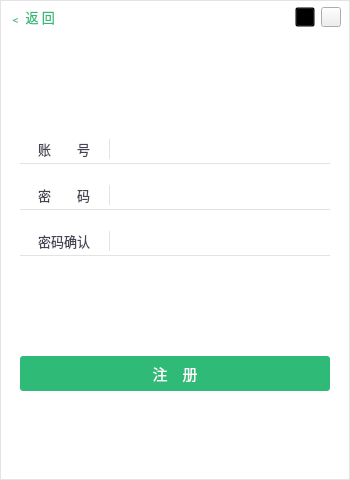
<?xml version="1.0" encoding="UTF-8"?>
<ui version="4.0">
 <class>STRegistClass</class>
 <widget class="QWidget" name="STRegistClass">
  <property name="geometry">
   <rect>
    <x>0</x>
    <y>0</y>
    <width>350</width>
    <height>480</height>
   </rect>
  </property>
  <property name="minimumSize">
   <size>
    <width>350</width>
    <height>480</height>
   </size>
  </property>
  <property name="maximumSize">
   <size>
    <width>350</width>
    <height>480</height>
   </size>
  </property>
  <property name="windowTitle">
   <string>STRegist</string>
  </property>
  <property name="styleSheet">
   <string notr="true"/>
  </property>
  <layout class="QVBoxLayout" name="verticalLayout">
   <property name="spacing">
    <number>0</number>
   </property>
   <property name="leftMargin">
    <number>0</number>
   </property>
   <property name="topMargin">
    <number>0</number>
   </property>
   <property name="rightMargin">
    <number>0</number>
   </property>
   <property name="bottomMargin">
    <number>0</number>
   </property>
   <item>
    <widget class="QWidget" name="widTop" native="true">
     <property name="minimumSize">
      <size>
       <width>0</width>
       <height>35</height>
      </size>
     </property>
     <property name="maximumSize">
      <size>
       <width>16777215</width>
       <height>35</height>
      </size>
     </property>
     <property name="styleSheet">
      <string notr="true">
QWidget#widTop {background-color: #ffffff;border-top: 1px solid #e3e3e3;
border-left: 1px solid #e3e3e3;
border-right: 1px solid #e3e3e3;}</string>
     </property>
     <layout class="QHBoxLayout" name="horizontalLayout_10">
      <property name="spacing">
       <number>0</number>
      </property>
      <property name="leftMargin">
       <number>9</number>
      </property>
      <property name="topMargin">
       <number>0</number>
      </property>
      <property name="rightMargin">
       <number>0</number>
      </property>
      <property name="bottomMargin">
       <number>0</number>
      </property>
      <item>
       <widget class="QPushButton" name="pb2Login">
        <property name="font">
         <font>
          <family>微软雅黑</family>
          <pointsize>10</pointsize>
          <weight>50</weight>
          <italic>false</italic>
          <bold>false</bold>
         </font>
        </property>
        <property name="styleSheet">
         <string notr="true">

QPushButton {
	color: #30ba78;
	font:10pt &quot;微软雅黑&quot;;
    background-repeat:no-repeat;
    border:none;
}
QPushButton:hover:!pressed {
	color: #6dcea0;
}</string>
        </property>
        <property name="text">
         <string>﹤ 返 回</string>
        </property>
        <property name="flat">
         <bool>true</bool>
        </property>
       </widget>
      </item>
      <item>
       <spacer name="horizontalSpacer_5">
        <property name="orientation">
         <enum>Qt::Horizontal</enum>
        </property>
        <property name="sizeHint" stdset="0">
         <size>
          <width>448</width>
          <height>20</height>
         </size>
        </property>
       </spacer>
      </item>
      <item>
       <widget class="QWidget" name="widget_17" native="true">
        <layout class="QHBoxLayout" name="horizontalLayout_9">
         <property name="topMargin">
          <number>0</number>
         </property>
         <property name="bottomMargin">
          <number>0</number>
         </property>
         <item>
          <widget class="QPushButton" name="pbMinimum">
           <property name="minimumSize">
            <size>
             <width>20</width>
             <height>20</height>
            </size>
           </property>
           <property name="maximumSize">
            <size>
             <width>20</width>
             <height>20</height>
            </size>
           </property>
           <property name="styleSheet">
            <string notr="true">QPushButton{
	background: transparent;
	border-image: url(:/SoftTerminal/images/minimum.png);}

QPushButton:hover:!pressed {
	background-color: rgb(218, 218, 218);
}</string>
           </property>
           <property name="text">
            <string/>
           </property>
          </widget>
         </item>
         <item>
          <widget class="QPushButton" name="pbClose">
           <property name="minimumSize">
            <size>
             <width>20</width>
             <height>20</height>
            </size>
           </property>
           <property name="maximumSize">
            <size>
             <width>20</width>
             <height>20</height>
            </size>
           </property>
           <property name="styleSheet">
            <string notr="true">
QPushButton{border-image: url(:/SoftTerminal/images/close.png);}

QPushButton:hover:!pressed {
	
	background-color: #ff6741;
}</string>
           </property>
           <property name="text">
            <string/>
           </property>
          </widget>
         </item>
        </layout>
       </widget>
      </item>
     </layout>
    </widget>
   </item>
   <item>
    <widget class="QWidget" name="widBottom" native="true">
     <property name="styleSheet">
      <string notr="true">QWidget#widBottom {background-color: #ffffff;border-bottom: 1px solid #e3e3e3;
border-left: 1px solid #e3e3e3;
border-right: 1px solid #e3e3e3;}</string>
     </property>
     <layout class="QVBoxLayout" name="verticalLayout_2">
      <property name="leftMargin">
       <number>0</number>
      </property>
      <property name="topMargin">
       <number>0</number>
      </property>
      <property name="rightMargin">
       <number>0</number>
      </property>
      <property name="bottomMargin">
       <number>0</number>
      </property>
      <item>
       <spacer name="verticalSpacer">
        <property name="orientation">
         <enum>Qt::Vertical</enum>
        </property>
        <property name="sizeHint" stdset="0">
         <size>
          <width>20</width>
          <height>40</height>
         </size>
        </property>
       </spacer>
      </item>
      <item>
       <widget class="QWidget" name="widget" native="true">
        <layout class="QHBoxLayout" name="horizontalLayout">
         <property name="spacing">
          <number>0</number>
         </property>
         <property name="leftMargin">
          <number>20</number>
         </property>
         <property name="topMargin">
          <number>10</number>
         </property>
         <property name="rightMargin">
          <number>20</number>
         </property>
         <property name="bottomMargin">
          <number>5</number>
         </property>
         <item>
          <widget class="QWidget" name="widget_8" native="true">
           <property name="minimumSize">
            <size>
             <width>0</width>
             <height>30</height>
            </size>
           </property>
           <property name="maximumSize">
            <size>
             <width>16777215</width>
             <height>30</height>
            </size>
           </property>
           <property name="styleSheet">
            <string notr="true">QWidget#widget_8{border: 0px;border-bottom: 1px solid #e3e3e3;}
</string>
           </property>
           <layout class="QHBoxLayout" name="horizontalLayout_7">
            <property name="leftMargin">
             <number>5</number>
            </property>
            <property name="topMargin">
             <number>5</number>
            </property>
            <property name="rightMargin">
             <number>5</number>
            </property>
            <property name="bottomMargin">
             <number>5</number>
            </property>
            <item>
             <widget class="QLabel" name="label">
              <property name="font">
               <font>
                <family>微软雅黑</family>
                <pointsize>10</pointsize>
               </font>
              </property>
              <property name="styleSheet">
               <string notr="true">color: rgb(67, 69, 85);</string>
              </property>
              <property name="text">
               <string>　账　　号　</string>
              </property>
             </widget>
            </item>
            <item>
             <widget class="QWidget" name="widget_9" native="true">
              <property name="minimumSize">
               <size>
                <width>10</width>
                <height>0</height>
               </size>
              </property>
              <property name="maximumSize">
               <size>
                <width>10</width>
                <height>16777215</height>
               </size>
              </property>
              <property name="font">
               <font>
                <family>Adobe Arabic</family>
               </font>
              </property>
              <property name="styleSheet">
               <string notr="true">border: 0px;border-left: 1px solid #e3e3e3;
</string>
              </property>
             </widget>
            </item>
           </layout>
          </widget>
         </item>
         <item>
          <widget class="QLineEdit" name="leUserName">
           <property name="minimumSize">
            <size>
             <width>0</width>
             <height>30</height>
            </size>
           </property>
           <property name="maximumSize">
            <size>
             <width>16777215</width>
             <height>30</height>
            </size>
           </property>
           <property name="font">
            <font>
             <family>微软雅黑</family>
             <pointsize>11</pointsize>
            </font>
           </property>
           <property name="styleSheet">
            <string notr="true">color: rgb(67, 69, 85);border: 0px;border-bottom: 1px solid #e3e3e3;
</string>
           </property>
           <property name="maxLength">
            <number>20</number>
           </property>
          </widget>
         </item>
        </layout>
       </widget>
      </item>
      <item>
       <widget class="QWidget" name="widget_3" native="true">
        <layout class="QHBoxLayout" name="horizontalLayout_2">
         <property name="spacing">
          <number>0</number>
         </property>
         <property name="leftMargin">
          <number>20</number>
         </property>
         <property name="topMargin">
          <number>5</number>
         </property>
         <property name="rightMargin">
          <number>20</number>
         </property>
         <property name="bottomMargin">
          <number>5</number>
         </property>
         <item>
          <widget class="QWidget" name="widget_10" native="true">
           <property name="minimumSize">
            <size>
             <width>0</width>
             <height>30</height>
            </size>
           </property>
           <property name="maximumSize">
            <size>
             <width>16777215</width>
             <height>30</height>
            </size>
           </property>
           <property name="styleSheet">
            <string notr="true">QWidget#widget_10{border: 0px;border-bottom: 1px solid #e3e3e3;}
</string>
           </property>
           <layout class="QHBoxLayout" name="horizontalLayout_8">
            <property name="leftMargin">
             <number>5</number>
            </property>
            <property name="topMargin">
             <number>5</number>
            </property>
            <property name="rightMargin">
             <number>5</number>
            </property>
            <property name="bottomMargin">
             <number>5</number>
            </property>
            <item>
             <widget class="QLabel" name="label_2">
              <property name="font">
               <font>
                <family>微软雅黑</family>
                <pointsize>10</pointsize>
               </font>
              </property>
              <property name="styleSheet">
               <string notr="true">color: rgb(67, 69, 85);</string>
              </property>
              <property name="text">
               <string>　密　　码　</string>
              </property>
             </widget>
            </item>
            <item>
             <widget class="QWidget" name="widget_11" native="true">
              <property name="minimumSize">
               <size>
                <width>10</width>
                <height>0</height>
               </size>
              </property>
              <property name="maximumSize">
               <size>
                <width>10</width>
                <height>16777215</height>
               </size>
              </property>
              <property name="styleSheet">
               <string notr="true">border: 0px;border-left: 1px solid #e3e3e3;
</string>
              </property>
             </widget>
            </item>
           </layout>
          </widget>
         </item>
         <item>
          <widget class="QLineEdit" name="lePasswd">
           <property name="minimumSize">
            <size>
             <width>0</width>
             <height>30</height>
            </size>
           </property>
           <property name="maximumSize">
            <size>
             <width>16777215</width>
             <height>30</height>
            </size>
           </property>
           <property name="font">
            <font>
             <family>微软雅黑</family>
             <pointsize>11</pointsize>
            </font>
           </property>
           <property name="styleSheet">
            <string notr="true">color: rgb(67, 69, 85);border: 0px;border-bottom: 1px solid #e3e3e3;
</string>
           </property>
           <property name="maxLength">
            <number>20</number>
           </property>
           <property name="echoMode">
            <enum>QLineEdit::Password</enum>
           </property>
          </widget>
         </item>
        </layout>
       </widget>
      </item>
      <item>
       <widget class="QWidget" name="widget_4" native="true">
        <layout class="QHBoxLayout" name="horizontalLayout_3">
         <property name="spacing">
          <number>0</number>
         </property>
         <property name="leftMargin">
          <number>20</number>
         </property>
         <property name="topMargin">
          <number>5</number>
         </property>
         <property name="rightMargin">
          <number>20</number>
         </property>
         <property name="bottomMargin">
          <number>5</number>
         </property>
         <item>
          <widget class="QWidget" name="widget_12" native="true">
           <property name="minimumSize">
            <size>
             <width>0</width>
             <height>30</height>
            </size>
           </property>
           <property name="maximumSize">
            <size>
             <width>16777215</width>
             <height>30</height>
            </size>
           </property>
           <property name="styleSheet">
            <string notr="true">QWidget#widget_12{border: 0px;border-bottom: 1px solid #e3e3e3;}
</string>
           </property>
           <layout class="QHBoxLayout" name="horizontalLayout_11">
            <property name="leftMargin">
             <number>5</number>
            </property>
            <property name="topMargin">
             <number>5</number>
            </property>
            <property name="rightMargin">
             <number>5</number>
            </property>
            <property name="bottomMargin">
             <number>5</number>
            </property>
            <item>
             <widget class="QLabel" name="label_4">
              <property name="font">
               <font>
                <family>微软雅黑</family>
                <pointsize>10</pointsize>
               </font>
              </property>
              <property name="styleSheet">
               <string notr="true">color: rgb(67, 69, 85);</string>
              </property>
              <property name="text">
               <string>　密码确认　</string>
              </property>
             </widget>
            </item>
            <item>
             <widget class="QWidget" name="widget_13" native="true">
              <property name="minimumSize">
               <size>
                <width>10</width>
                <height>0</height>
               </size>
              </property>
              <property name="maximumSize">
               <size>
                <width>10</width>
                <height>16777215</height>
               </size>
              </property>
              <property name="styleSheet">
               <string notr="true">border: 0px;border-left: 1px solid #e3e3e3;
</string>
              </property>
             </widget>
            </item>
           </layout>
          </widget>
         </item>
         <item>
          <widget class="QLineEdit" name="lePasswdVerify">
           <property name="minimumSize">
            <size>
             <width>0</width>
             <height>30</height>
            </size>
           </property>
           <property name="maximumSize">
            <size>
             <width>16777215</width>
             <height>30</height>
            </size>
           </property>
           <property name="font">
            <font>
             <family>微软雅黑</family>
             <pointsize>11</pointsize>
            </font>
           </property>
           <property name="styleSheet">
            <string notr="true">color: rgb(67, 69, 85);border: 0px;border-bottom: 1px solid #e3e3e3;
</string>
           </property>
           <property name="maxLength">
            <number>20</number>
           </property>
           <property name="echoMode">
            <enum>QLineEdit::Password</enum>
           </property>
          </widget>
         </item>
        </layout>
       </widget>
      </item>
      <item>
       <spacer name="verticalSpacer_2">
        <property name="orientation">
         <enum>Qt::Vertical</enum>
        </property>
        <property name="sizeHint" stdset="0">
         <size>
          <width>20</width>
          <height>40</height>
         </size>
        </property>
       </spacer>
      </item>
      <item>
       <widget class="QWidget" name="widget_5" native="true">
        <layout class="QHBoxLayout" name="horizontalLayout_4">
         <property name="spacing">
          <number>0</number>
         </property>
         <property name="leftMargin">
          <number>20</number>
         </property>
         <property name="topMargin">
          <number>0</number>
         </property>
         <property name="rightMargin">
          <number>20</number>
         </property>
         <property name="bottomMargin">
          <number>0</number>
         </property>
         <item>
          <widget class="QPushButton" name="pbRegist">
           <property name="minimumSize">
            <size>
             <width>0</width>
             <height>35</height>
            </size>
           </property>
           <property name="maximumSize">
            <size>
             <width>16777215</width>
             <height>35</height>
            </size>
           </property>
           <property name="font">
            <font>
             <family>微软雅黑</family>
             <pointsize>11</pointsize>
            </font>
           </property>
           <property name="styleSheet">
            <string notr="true">

QPushButton {
	border-radius: 3px;
	color: rgb(255, 255, 255);
	background-color: rgb(48, 186, 120);
}
QPushButton:hover:pressed {
	background-color: rgb(48, 186, 120);
}
QPushButton:hover:!pressed {
	
	background-color: rgb(109, 206, 160);
}</string>
           </property>
           <property name="text">
            <string>注　册</string>
           </property>
          </widget>
         </item>
        </layout>
       </widget>
      </item>
      <item>
       <spacer name="verticalSpacer_3">
        <property name="orientation">
         <enum>Qt::Vertical</enum>
        </property>
        <property name="sizeHint" stdset="0">
         <size>
          <width>20</width>
          <height>40</height>
         </size>
        </property>
       </spacer>
      </item>
     </layout>
    </widget>
   </item>
  </layout>
 </widget>
 <tabstops>
  <tabstop>leUserName</tabstop>
  <tabstop>lePasswd</tabstop>
  <tabstop>lePasswdVerify</tabstop>
  <tabstop>pbRegist</tabstop>
  <tabstop>pb2Login</tabstop>
  <tabstop>pbMinimum</tabstop>
  <tabstop>pbClose</tabstop>
 </tabstops>
 <resources>
  <include location="../res/softterminal.qrc"/>
 </resources>
 <connections/>
</ui>
